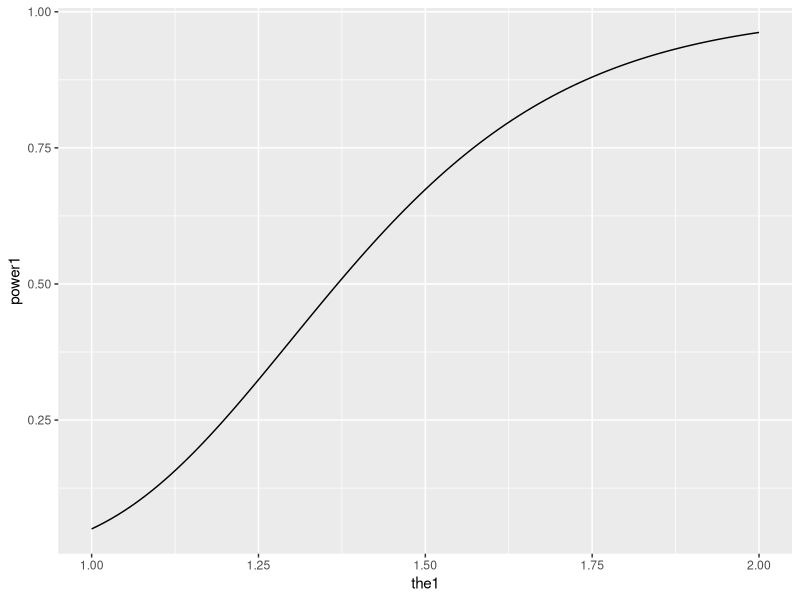
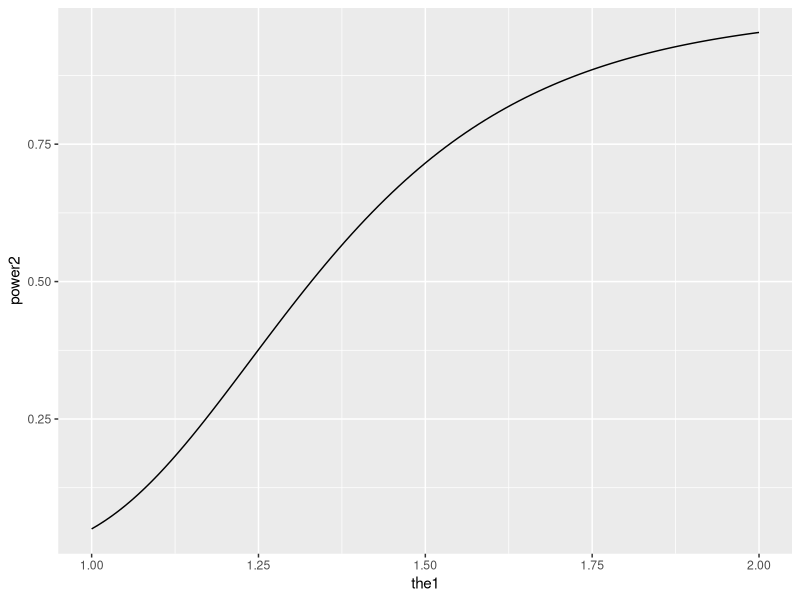
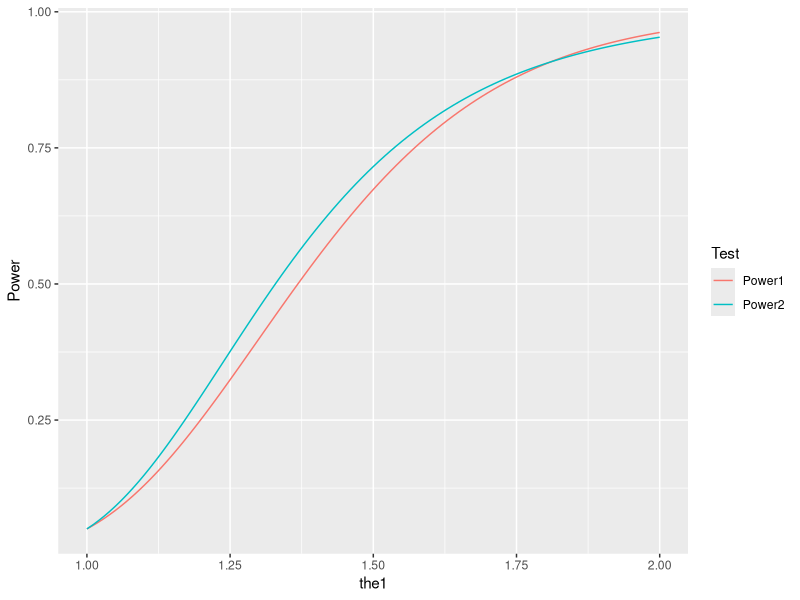

Write the R code that produced these figures, in order.
## ---- chunk 1
y <- c(-3.79, -2.32, -2.3, -2.1, -2.03, -1.37, -1.33, -1.04, -0.76, -0.75, -0.68, -0.68, -0.67, -0.64, -0.57, -0.52, -0.5, -0.47, -0.45, -0.44, -0.4, -0.39, -0.38, -0.26, -0.24, -0.24, -0.23, -0.15, -0.12, -0.09, -0.01, 0.01, 0.04, 0.05, 0.08, 0.16, 0.17, 0.27, 0.5, 0.66, 0.71, 0.77, 0.78, 0.87, 1.07, 1.31, 1.9, 2.52, 2.69, 2.94)
y
## ---- chunk 2
thetahat<-sum(y^2)/length(y)
thetahat
## ---- chunk 3
n<-length(y)
the0<-1
alp<-0.05
lam<-n*(thetahat/the0-log(thetahat/the0)-1)
c(lam,qchisq(1-alp,1))
## ---- chunk 4
1-pchisq(lam,1)
## ---- chunk 5
c(sum(y^2)/the0,qchisq(1-alp,n))
## ---- chunk 6
1-pchisq(sum(y^2)/the0,n)
## ---- chunk 7
the1<-100:200/100
power1<-0
for (i in 1:length(the1)) {
     power1[i]<-1-pchisq(qchisq(1-alp,n)*the0/the1[i],n)
}
library(ggplot2)
ggplot(data.frame(the1,power1), aes(the1,power1))+geom_line()
## ---- chunk 8
Z<-(thetahat-the0)/(sqrt(2*the0^2/n))
c(Z,qnorm(1-alp))
## ---- chunk 9
power2<-0
cv<-qnorm(1-alp)
for (i in 1:length(the1)) {
    power2[i]<-1-pnorm((sqrt(2)*cv*the0+sqrt(n)*
                    (the0-the1[i]))/(sqrt(2)*(the1[i])),0,1)
}
ggplot(data.frame(the1,power2), aes(the1,power2))+geom_line()
## ---- chunk 10
pow<-data.frame(the1=c(the1, the1),Power=c(power1, power2),
               Test=rep(c("Power1", "Power2"), each=101))
ggplot(data=pow, aes(the1, Power, color=Test)) +
  geom_line()
